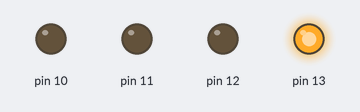
Simulated run of this sketch. Board: Arduino Uno, built with avr-gcc and run on an emulated ATmega328P. On the bench: output pins drawn as LEDs (lit = HIGH).

Above: at 0.05 s.
At 0.45 s:
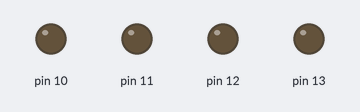
At 1.25 s:
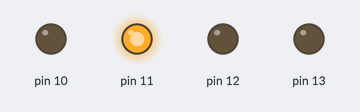
At 1.75 s:
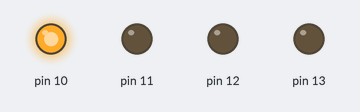
At 2.75 s:
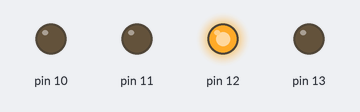
Timing chart, 0 to 3.0 s (numbered marks = the images above):
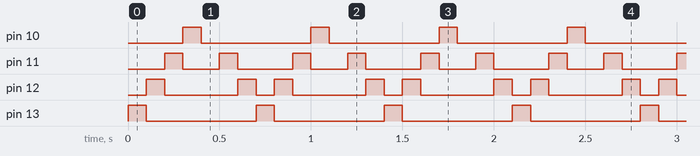

The sketch:

Efecto_coche_fantastico.ino
```cpp
/*
 * Ponemos las resistencias en el medio, con montar 4 vale, fijarse que los led tienen polaridad y la patilla larga es el mos, entonces la patiilla corta el menos siemrep a ground, arriba
 * Para mandarle lucir la led, cuando yo pongo un estado alto en el led 13 significa que aparecen 5 voltios en el 13, entonces lo enchufamos y listo
 *
 * readpin leer del pin si esta pulsandose un boton, con un if si se pulsa hace un coche fantastico
 *
 */


void setup() {
  // put your setup code here, to run once:

 pinMode(13, OUTPUT);
 pinMode(12, OUTPUT);
 pinMode(11, OUTPUT);
 pinMode(10, OUTPUT);


}

void loop() {
  // put your main code here, to run repeatedly:
 digitalWrite(13, HIGH);   // turn the LED on (HIGH is the voltage level)
  delay(100);                       // wait for a second
  digitalWrite(13, LOW);    // turn the LED off by making the voltage LOW

   digitalWrite(12, HIGH);   // turn the LED on (HIGH is the voltage level)
  delay(100);                       // wait for a second
  digitalWrite(12, LOW);    // turn the LED off by making the voltage LOW

   digitalWrite(11, HIGH);   // turn the LED on (HIGH is the voltage level)
  delay(100);                       // wait for a second
  digitalWrite(11, LOW);    // turn the LED off by making the voltage LOW

   digitalWrite(10, HIGH);   // turn the LED on (HIGH is the voltage level)
  delay(100);                       // wait for a second
  digitalWrite(10, LOW);    // turn the LED off by making the voltage LOW
  delay(100);                       // wait for a second


   digitalWrite(11, HIGH);   // turn the LED on (HIGH is the voltage level)
  delay(100);                       // wait for a second
  digitalWrite(11, LOW);    // turn the LED off by making the voltage LOW

   digitalWrite(12, HIGH);   // turn the LED on (HIGH is the voltage level)
  delay(100);                       // wait for a second
  digitalWrite(12, LOW);


}
```

Measured:
- by itself, pin 10, pin 13: alternates HIGH for 0.10 s and LOW for 0.60 s
- by itself, pin 11: repeats every 0.70 s: LOW 0.20 s, HIGH 0.10 s, LOW 0.30 s, HIGH 0.10 s
- by itself, pin 12: repeats every 0.70 s: LOW 0.40 s, HIGH 0.10 s, LOW 0.10 s, HIGH 0.10 s
